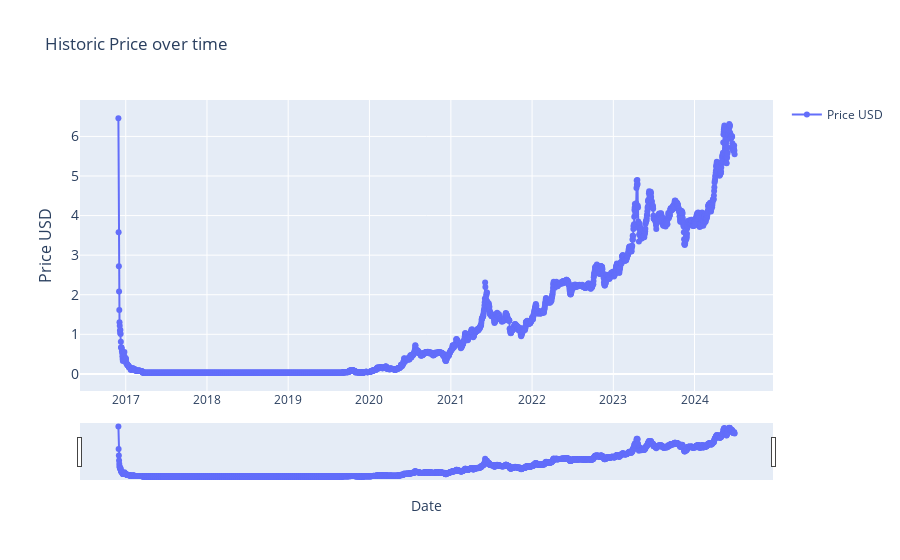

Notebook code for this chart:
### Markdown cell above
### Historic Price (0)

### Code cell
# > Historic Price (Basic)

import plotly.graph_objects as go
import pandas as pd
from ipywidgets import interact, DatePicker
import numpy as np

# renames current item to df
df = current_item

# Function to update the graph based on the selected date range
def update_graph(start_date, end_date):
    # Filtering the data based on the date range
    mask = (df.index >= pd.to_datetime(start_date)) & (df.index <= pd.to_datetime(end_date))
    filtered_data = df.loc[mask]

    # Creating the plot
    fig = go.Figure()
    fig.add_trace(go.Scatter(x=filtered_data.index, y=filtered_data['price_usd'], mode='lines+markers', name='Price USD'))

    # Formatting
    fig.update_layout(
        title='Historic Price over time',
        xaxis_title='Date',
        yaxis_title='Price USD',
        yaxis=dict(
            title='Price USD',
            titlefont_size=16,
            tickfont_size=14,
        ),
        xaxis=dict(  # Added lines for range slider
            rangeslider=dict(
                visible=True
            ),
            type="date"
        ),
        showlegend=True

        )

    fig.show()


# Creating interactive widgets for date selection
start_date_picker = DatePicker(description='Start Date', value=START_DATE)
end_date_picker = DatePicker(description='End Date', value=END_DATE)

# Display the interactive widget
interact(update_graph, start_date=start_date_picker, end_date=end_date_picker)

### Figure 1 — Plotly figure (JSON) as saved in the notebook; plotly's stock layout.template omitted (floating-point values rounded to 4 significant figures; data arrays with more than 128 entries replaced by an {"elided": "..."} marker saying what was removed)
{"data": [{"mode": "lines+markers", "name": "Price USD", "type": "scatter", "x": {"elided": "2770 str values"}, "y": {"elided": "2770 float values"}}], "layout": {"showlegend": true, "title": {"text": "Historic Price over time"}, "xaxis": {"rangeslider": {"visible": true}, "title": {"text": "Date"}, "type": "date"}, "yaxis": {"tickfont": {"size": 14}, "title": {"font": {"size": 16}, "text": "Price USD"}}}}
